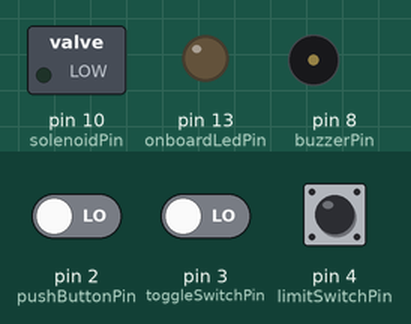
A sketch run on a simulated Arduino Uno, built with avr-gcc and run on an emulated ATmega328P. Shown: switched loads named in the sketch (green lamp = pin HIGH), output pins drawn as LEDs (lit = HIGH), buzzer (waves = sounding). Inputs (shaded band) come from the test bench; at power-on: pin 3 (toggleSwitchPin) LOW, pin 2 (pushButtonPin) LOW, pin 4 (limitSwitchPin) LOW.

Above: at 10.8 s.
10.9 s: pin 3 (toggleSwitchPin) driven HIGH
At 15.9 s:
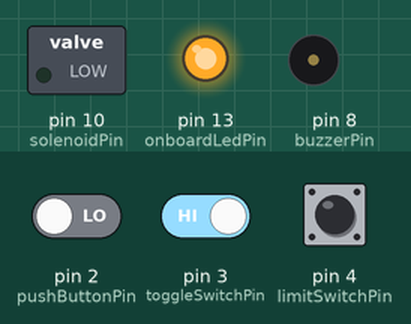
16.9 s: pin 3 (toggleSwitchPin) driven LOW
At 20.9 s:
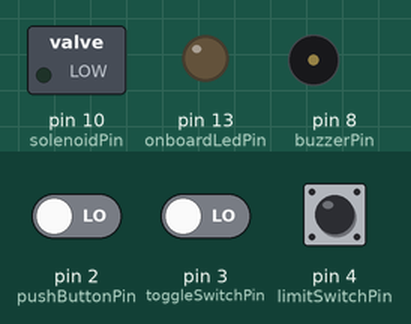
22.9 s: pin 2 (pushButtonPin) driven HIGH and pin 3 (toggleSwitchPin) driven HIGH
At 25.15 s:
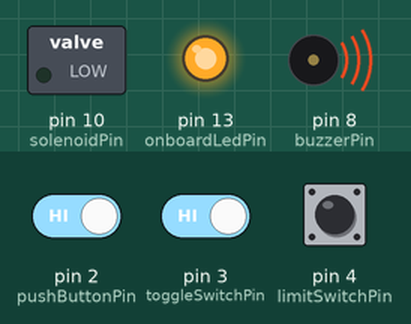
Timing chart, 0 to 27.4 s (numbered marks = the images above; inputs shaded):
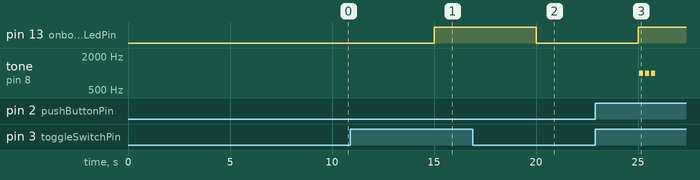

The sketch:

Exercise_1-1_v2.1.ino.ino
```cpp
// Pins
const int toggleSwitchPin = 3;  // Toggle switch (Master ON/OFF)
const int limitSwitchPin = 4;   // Limit switch (Safety door sensor)
const int pushButtonPin = 2;    // Pushbutton
const int solenoidPin = 10;     // Solenoid (Cutter)
const int buzzerPin = 8;        // Piezo Buzzer
const int onboardLedPin = 13;   // On-board LED

// Variables
int toggleSwitchState = 0;  // State of the toggle switch
int limitSwitchState = 0;   // State of the limit switch
int lastButtonState = LOW;  // Previous state of the button
int buttonPressCount = 0;   // Count of button presses
bool shouldPerformCycles = false;  // Whether to perform the 10 cycles
int cyclesCompleted = 0;  // Number of cycles completed

void setup() {
  // Initialize pins
  pinMode(toggleSwitchPin, INPUT);
  pinMode(limitSwitchPin, INPUT);
  pinMode(pushButtonPin, INPUT);
  pinMode(solenoidPin, OUTPUT);
  pinMode(buzzerPin, OUTPUT);
  pinMode(onboardLedPin, OUTPUT);
}

void loop() {
  // Read the state of the toggle switch
  toggleSwitchState = digitalRead(toggleSwitchPin);

  // Turn the onboard LED ON or OFF based on the toggle switch state
  digitalWrite(onboardLedPin, toggleSwitchState);

  if (toggleSwitchState == HIGH) {  // Master switch is ON
    int buttonState = digitalRead(pushButtonPin);  // Read the state of the push button

    if (buttonState != lastButtonState) {  // Check for button state change
      delay(50); // Debounce delay
      if (buttonState == HIGH && cyclesCompleted == 0) {
        buttonPressCount += 1;
      }
      lastButtonState = buttonState;
    }

    if (buttonPressCount > 0 && cyclesCompleted < 10) {  // Check if should perform cycles and not completed yet
      limitSwitchState = digitalRead(limitSwitchPin);  // Check the safety door before each cycle
      if (limitSwitchState == HIGH) {  // Safety door is closed, proceed with actuation
        digitalWrite(solenoidPin, HIGH);
        delay(500);
        digitalWrite(solenoidPin, LOW);  // De-actuate the cutter
        delay(500);
        cyclesCompleted += 1;  // Increment cycles
        if (cyclesCompleted >= 10) {  // Reset after 10 cycles
          cyclesCompleted = 0;
          buttonPressCount = 0;
        }
      } else {  // Door is open, stop the cycle
        for (int j = 0; j < 3; j++) {
          tone(buzzerPin, 1000, 200);
          delay(300);
        }
        digitalWrite(solenoidPin, LOW);  // De-actuate the cutter immediately
        cyclesCompleted = 0;  // Reset the counter
        buttonPressCount = 0;  // Reset button press count
      }
    }
  } else {  // Master switch is OFF, turn off all other components
    cyclesCompleted = 0;
    buttonPressCount = 0;
    digitalWrite(solenoidPin, LOW);
    digitalWrite(buzzerPin, LOW);
  }
  delay(5000);
}
```

Measured:
- after the input at 10.9 s, pin 13 (onboardLedPin): LOW → HIGH after 4.1 s
- after the input at 16.9 s, pin 13 (onboardLedPin): HIGH → LOW after 3.1 s
- after the input at 22.9 s, pin 13 (onboardLedPin): LOW → HIGH after 2.1 s; tone on pin 8 (buzzerPin): alternates 1000 Hz for 0.20 s and silent for 0.10 s, 6 changes in all, then stays silent, starting after 2.2 s
